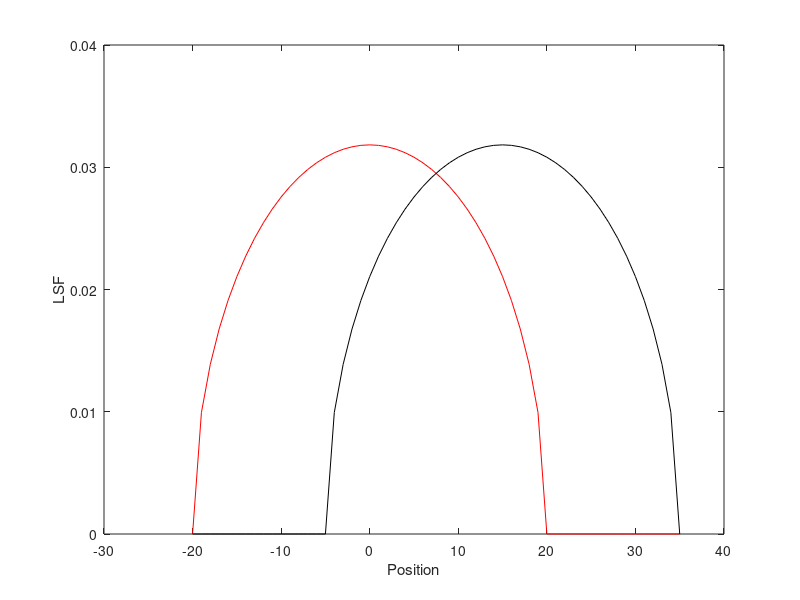
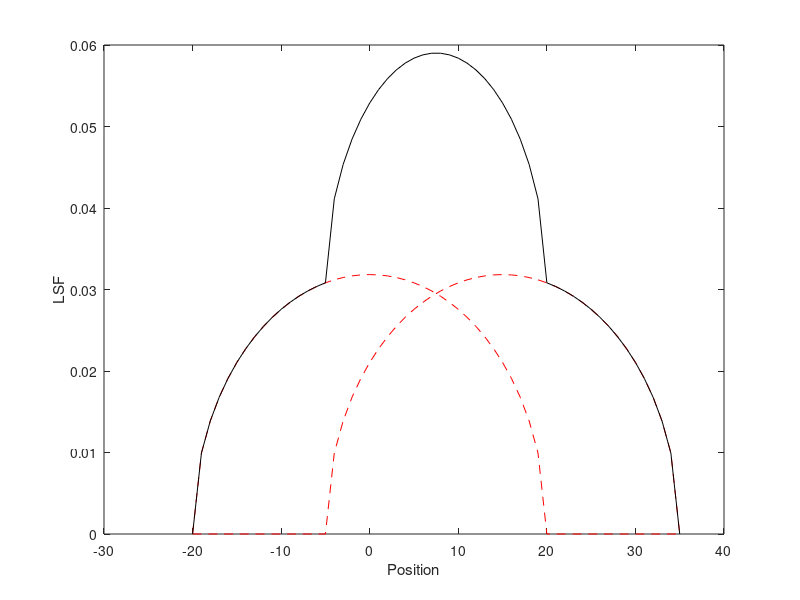

The MATLAB script that drew these images, in order:
clear all
clc
R=20;
x=-R:R;
y=2*sqrt(R*R-x.*x)/(pi*R*R);
R=20;
x1=-R:R;
y1=2*sqrt(R*R-x1.*x1)/(pi*R*R);

delt =15
d=zeros(1,delt)
xx = -20:35;
yy = [y d];
yy1 = [d y1];
figure,plot(xx,yy,'r-',xx,yy1,'k-')
axis([-30 40 0 0.04])
xlabel('Position')
ylabel('LSF')

figure,plot(xx,yy,'r--',xx,yy1,'r--')
hold on
plot(xx,yy+yy1,'k-')
axis([-30 40 0 0.06])
xlabel('Position')
ylabel('LSF')
hold off
